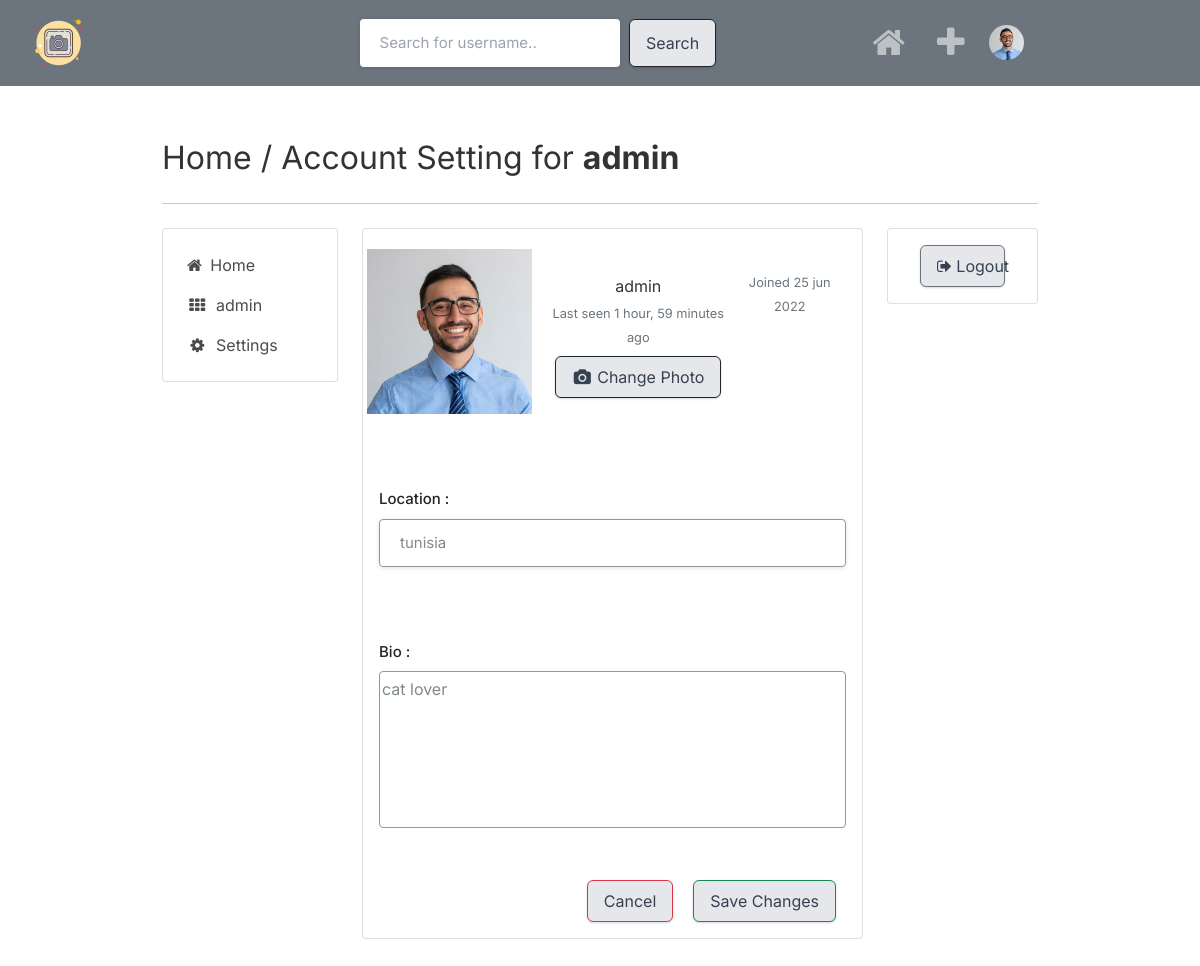
The app's page /settings (signed in) with its own data.
### core/models.py (models this page shows)
class Profile(models.Model):
    user = models.ForeignKey(User, on_delete=models.CASCADE)
    id_user = models.IntegerField()
    bio = models.TextField(blank=True)
    profileimg = models.ImageField(
        upload_to="profile_images", default="blank-profile-picture.png"
    )
    location = models.CharField(max_length=100, blank=True)
    def __str__(self):
        return self.user.username

### core/views.py (the view, shortened to what this page needs)
# urls.py: path("settings", views.settings, name="settings"),
@login_required(login_url="signin")
def settings(request):
    user_profile = Profile.objects.get(user=request.user)
    return render(request, "setting.html", {"user_profile": user_profile})

### templates/setting.html (shortened to what this page needs)
{% extends 'base.html' %}
{% load static %}
{% block content %}
<div class="container ">
    <h1 class="display-6"> <small><a href="{% url 'index' %}"> Home</a> / Account Setting for
            <b>{{user.username}}</b> </small></h1> <br>
    <hr><br>
    <div class="row flex-lg-nowrap">
        <div class="col-12 col-lg-auto mb-3" style="width: 200px;">
            <div class="card p-3">
                <div class="e-navlist e-navlist--active-bg">
                    <ul class="nav">
                        <li class="nav-item"><a class="nav-link px-2 active" href="{% url 'index' %}"><i
                                    class="fa fa-home mr-1"></i><span> Home</span></a></li>
                        <li class="nav-item"><a class="nav-link px-2" href="{% url 'profile' user %}"><i
                                    class="fa fa-fw fa-th mr-1"></i><span> {{user}}</span></a></li>
                        <li class="nav-item"><a class="nav-link px-2" href="{% url 'settings' %}"><i
                                    class="fa fa-fw fa-cog mr-1"></i><span> Settings</span></a></li>
                    </ul>
                </div>
            </div>
        </div>
        <div class="col">
            <div class="row">
                <div class="col mb-3">
                    <div class="card">
                        <div class="card-body">
                            <div class="e-profile">
                                <form action="" method="POST" enctype="multipart/form-data">
                                    <div class="row">
                                        <div class="col-12 col-sm-auto mb-3">
                                            <div class="mx-auto" style="width: 140px;">
                                                <div class="d-flex justify-content-center align-items-center rounded">
                                                    <div class="profile-pic">
                                                        <label class="-label" for="profilePic">
                                                            <span>Change Image</span>
                                                        </label>
                                                        <img id="profile2" width="165px" height="165px"
                                                            src="{{user_profile.profileimg.url}}" />
                                                    </div>
                                                </div>
                                            </div>
                                        </div>
                                        <div class="col d-flex flex-column flex-sm-row justify-content-between mb-3">
                                            <div class="text-center text-sm-left mb-2 mb-sm-0">
                                                <br>
                                                <h4 class="pt-sm-2 pb-1 mb-0 text-nowrap">{{user_profile}}</h4>
                                                <div class="text-muted"><small>Last seen
                                                        {{ user_profile.user.last_login|timesince}}
                                                        ago</small>
                                                </div>
                                                <div class="mt-2">
                                                    <button type="button" class="btn btn-dark"
                                                        onclick="document.getElementById('profilePic').click();">
                                                        <i class="fa fa-fw fa-camera"></i>
                                                        <span>Change Photo</span>
                                                    </button>
                                                </div>
                                            </div>
                                            <div class="text-center text-sm-right">
                                                {% if user_profile.user.is_superuser %}
                                                <span class="badge badge-secondary">
                                                    administrator
                                                </span>
                                                {% else %}
                                                <br>
                                                {% endif %}
                                                <div class="text-muted"><small>
                                                        Joined
                                                        {{ user_profile.user.date_joined|date:"j b Y"}} </small>
                                                </div>
                                            </div>
                                        </div>
                                    </div>
                                    <div class="tab-content pt-3">
                                        <div class="tab-pane active">
                                            <div class="row">
                                                <div class="col">
                                                    <div class="row">
                                                        <div class="col">
                                                            <div class="form-group">
                                                                <label for="">Location :</label>
                                                                <input type="text" name="location"
                                                                    style="border: 1px solid rgb(150, 150, 150) ;"
                                                                    value="{{user_profile.location}}"
                                                                    class="form-control" placeholder="Location">
                                                            </div>
                                                        </div>
                                                    </div>
                                                    <div class="row">
                                                        <div class="col mb-3">
                                                            <div class="form-group">
                                                                <label for="about">Bio :</label>
                                                                <textarea id="about" name="bio" class="form-control"
                                                                    style="border: 1px solid rgb(150, 150, 150) ;"
                                                                    rows="5">{{user_profile.bio}}</textarea>
                                                            </div>
                                                        </div>
                                                    </div>
                                                </div>
                                            </div>
                                            <div class="row">
                                                <div class="col d-flex justify-content-end ">
                                                    <button class="btn btn-danger" type="reset"
                                                        style="margin : 0 10px;">
                                                        Cancel
                                                    </button>
                                                    <button class="btn btn-success" type="submit"
                                                        style="margin : 0 10px;">
                                                        Save Changes
                                                    </button>
                                                </div>
                                            </div>
                                        </div>
                                    </div>
                                </form>
                            </div>
                        </div>
                    </div>
                </div>
                <div class="col-12 col-md-3 mb-3">
                    <div class="card mb-3">
                        <div class="card-body">
                            <div class="px-xl-3">
                                <button class="btn btn-block btn-secondary" data-toggle="modal"
                                    data-target="#exampleModalCenter2">
                                    <i class="fa fa-sign-out"></i>
                                    <span>Logout</span>
                                </button>
                            </div>
                        </div>
                    </div>
                </div>
            </div>
        </div>
    </div>
    {% endblock content %}

### templates/navbar.html (shortened to what this page needs)
{% load static %}
<nav class="navbar navbar-expand-lg navbar-dark bg-secondary">
    <div class="container-fluid">
        <a class="navbar-brand" href="{% url 'index' %}" style="margin-right: 20%">
            <img src="{% static '../static/img/favicon.png' %}" alt="" width="60">
        </a>
        <div class="collapse navbar-collapse text-center" id="navbarSupportedContent">
            <form style="margin-left: 5%;" class="d-flex" action="/search" method="POST">
                <input type="text" name="username" placeholder="Search for username.." />&nbsp; &nbsp;
                <button class="btn btn-outline-dark" type="submit">Search</button>
            </form>
            <ul class="navbar-nav me-auto mb-2 mb-lg-0 navbar-right">
                {% if request.user.is_authenticated %}
                <li class="nav-item" style="padding: 0 0.5rem">
                    <a class="nav-link" aria-current="page" href="{% url 'index' %}">
                        <i class="fa fa-home" style="font-size: 35px"></i>
                    </a>
                </li>
                <li class="nav-item" style="padding: 0 0.5rem">
                    <a class="nav-link" aria-current="page" href="#" data-toggle="modal"
                        data-target="#exampleModalCenter">
                        <i class="fa fa-plus" style="font-size: 35px ;"></i>
                    </a>
                </li>
                {% endif %}
                <li class="nav-item dropdown  ">
                    <a class="nav-link" href="#" id="navbarDropdown" role="button" data-bs-toggle="dropdown"
                        aria-expanded="false">
                        <center>
                            <img src="{{user_profile.profileimg.url}}" width="35" style="border-radius: 50%;" alt="" />
                        </center>
                    </a>
                </li>
            </ul>
        </div>
    </div>
</nav>

### static/assets/css/style.css (style rules this page uses)
button { vertical-align: middle; }
input { height: 48px; line-height: 48px; padding: 0 20px; outline: none; font-size: 15px; color: #808080; max-width: 100%; width: 100%; -webkit-box-sizing: border-box; box-sizing: border-box; display: block; font-weight: 400; opacity: 1; border-radius: 4px; border: none; -webkit-box-shadow: 0 1px 4px 0px rgba(0, 0, 0, 0.12); box-shadow: 0 1px 4px 0px rgba(0, 0, 0, 0.12); }
input[type="text"], input[type="password"], input[type="email"], input[type="number"] { height: 48px; line-height: 48px; padding: 0 20px; outline: none; font-size: 15px; color: #808080; max-width: 100%; width: 100%; -webkit-box-sizing: border-box; box-sizing: border-box; display: block; font-weight: 400; opacity: 1; border-radius: 4px; border: none; -webkit-box-shadow: 0 1px 4px 0px rgba(0, 0, 0, 0.12); box-shadow: 0 1px 4px 0px rgba(0, 0, 0, 0.12); }
textarea { height: 48px; line-height: 48px; padding: 0 20px; outline: none; font-size: 15px; color: #808080; margin: 0 0 16px 0; max-width: 100%; width: 100%; -webkit-box-sizing: border-box; box-sizing: border-box; display: block; background-color: #fff; font-weight: 500; opacity: 1; border-radius: 4px; border: none; -webkit-box-shadow: 0 1px 4px 0px rgba(0, 0, 0, 0.12); box-shadow: 0 1px 4px 0px rgba(0, 0, 0, 0.12); }
input { -webkit-transition: all 0.1s ease-in-out; transition: all 0.1s ease-in-out; }
::placeholder { color: #808080; opacity: 1; }
textarea { height: auto; line-height: 27px; padding: 20px; min-height: 130px; -webkit-transition: none !important; transition: none !important; min-width: 100%; }
label, legend { display: block; font-weight: bold; font-size: 15px; font-weight: 500; margin-bottom: 8px; }
label span, legend span { font-weight: 500; font-size: 14px; color: #444; }
button { border: none; margin: 0; padding: 0; width: auto; overflow: visible; background: transparent; color: inherit; font: inherit; line-height: normal; cursor: pointer; }
a { color: #be185d; -webkit-transition: 0.3s; transition: 0.3s; outline: none !important; }
button { outline: none !important; }
img { max-width: 100%; }
body { color: #666; font-size: 15px; line-height: 27px; background-color: #f0f2f5; font-family: "Inter", sans-serif; text-transform: none; }
h1, h2, h3, h4, h5, h6 { font-family: "Inter", sans-serif; text-transform: none; }
input[type="text"], input[type="password"], input[type="email"] { font-family: "Inter", sans-serif; text-transform: none; }
textarea, select { font-family: "Inter", sans-serif; text-transform: none; }
button, body .pac-container { font-family: "Inter", sans-serif; text-transform: none; }
h1, h2, h3, h4, h5, h6 { color: #333; font-weight: 500; margin: 0; padding: 0; }
h1 { font-size: 32px; }
h4 { font-size: 15px; }
b, strong { font-weight: 700 !important; }
@media (min-width: 1024px) { .container { max-width: 900px !important; padding-top: 45px; } }

### static/css/sass.css (style rules this page uses)
.profile-pic { color: transparent; transition: all 0.3s ease; display: flex; justify-content: center; align-items: center; position: relative; transition: all 0.3s ease; }
.profile-pic img { position: absolute; -o-object-fit: cover; object-fit: cover; box-shadow: 0 0 10px 0 rgba(255, 255, 255, 0.35); z-index: 0; }
.profile-pic .-label { cursor: pointer; height: 165px; width: 165px; }
.profile-pic span { display: inline-flex; padding: 0.2em; height: 2em; }

### templates/navbar.html (style rules this page uses)
.navbar-right { margin-left: auto; align-items: middle; justify-content: middle; }

### templates/setting.html (style rules this page uses)
.nav-link { color: rgb(76, 75, 75); }

### records on screen
Profile: profileimg (picture), user.username "admin", user.last_login "1 hour, 59 minutes", user.date_joined "25 jun 2022", location "tunisia", bio "cat lover"

### other values on screen
{{ user.username }} "admin"
{{ user }} "admin"
